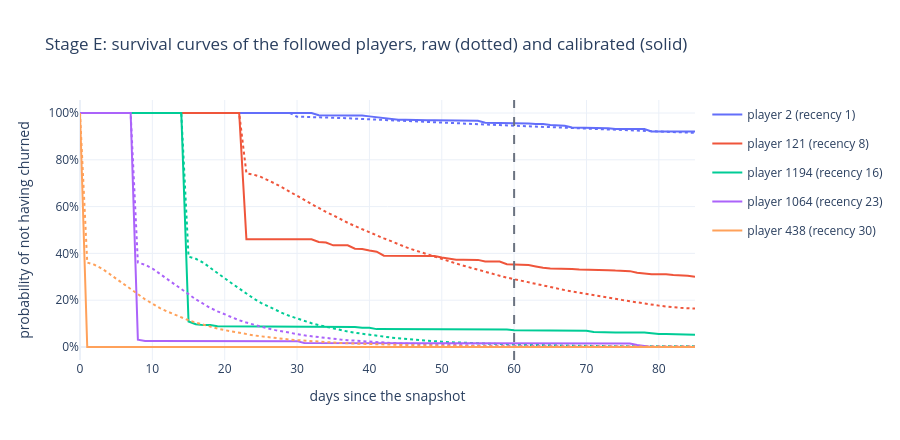

This figure's notebook cell:
### Code cell
days = [0, *TIMES]
fig = go.Figure()
for row, label in enumerate(labels):
    color = qualitative.Plotly[row % len(qualitative.Plotly)]
    style = {"legendgroup": label, "line": {"color": color}}
    fig.add_trace(go.Scatter(x=days, y=[1.0, *surv[row]], name=label, **style))
    style = {"legendgroup": label, "line": {"color": color, "dash": "dot"}, "showlegend": False}
    fig.add_trace(go.Scatter(x=days, y=[1.0, *surv_raw[row]], name=label, **style))
fig.add_vline(x=HORIZON, line_dash="dash", line_color="#6b7280")
fig.update_layout(
    title="Stage E: survival curves of the followed players, raw (dotted) and calibrated (solid)",
    xaxis_title="days since the snapshot",
    yaxis_title="probability of not having churned",
    yaxis_tickformat=".0%",
    template="plotly_white",
    height=440,
)
fig.show()
